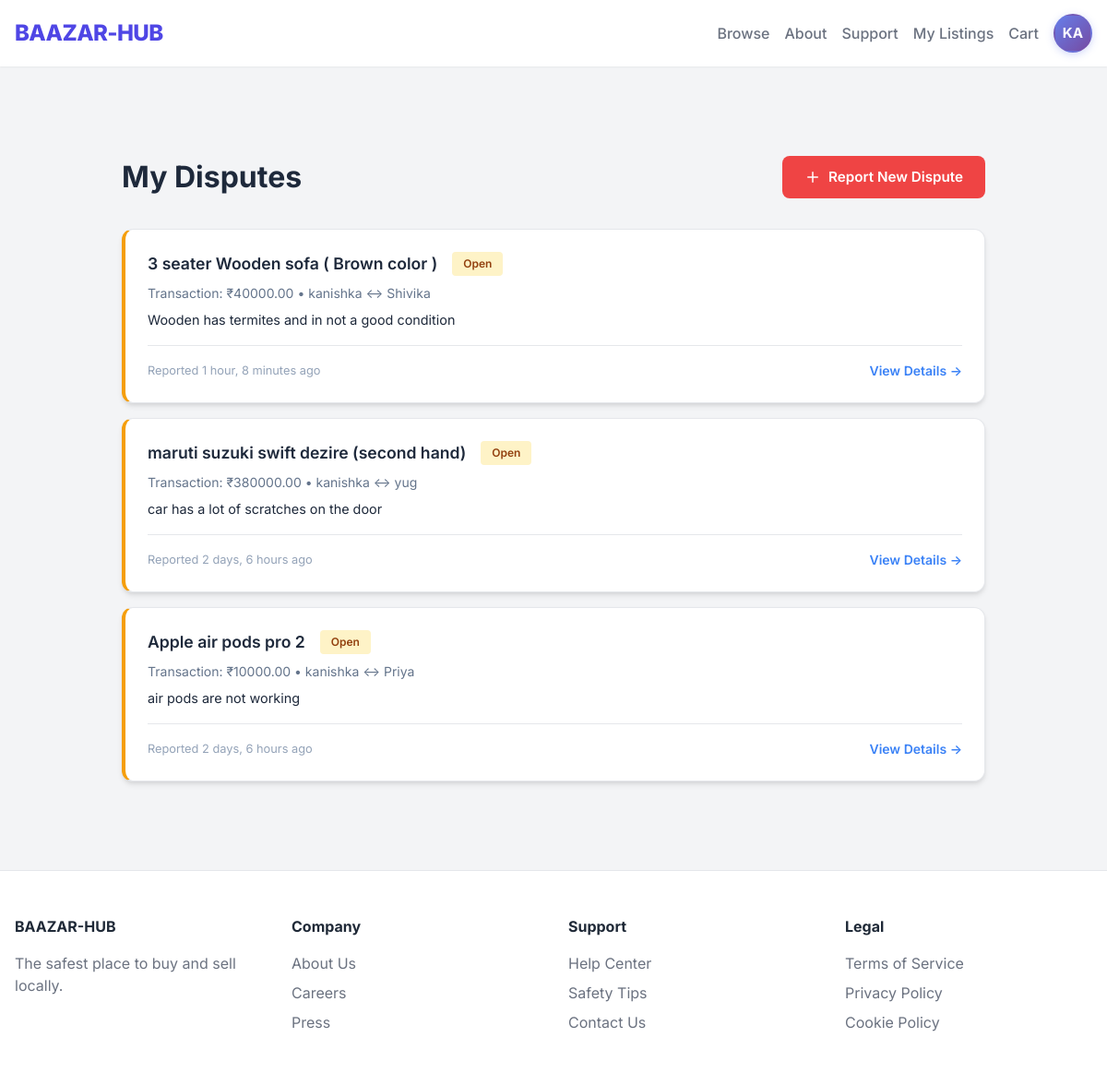
Screenshot of /disputes/my-disputes/ (signed in) with the database file from the repository.
### disputes/models.py (models this page shows, shortened)
class Dispute(models.Model):
    STATUS_CHOICES = [
        ('open', 'Open'),
        ('resolved', 'Resolved'),
        ('closed', 'Closed'),
    ]
    reporter = models.ForeignKey(User, on_delete=models.CASCADE, related_name='disputes_reported')
    transaction = models.ForeignKey(Offer, on_delete=models.CASCADE, related_name='disputes')
    reason = models.TextField()
    status = models.CharField(max_length=20, choices=STATUS_CHOICES, default='open')
    created_at = models.DateTimeField(auto_now_add=True)

### offers/models.py (models this page shows, shortened)
class Offer(models.Model):
    STATUS_CHOICES = [
        ('pending', 'Pending'),
        ('accepted', 'Accepted'),
        ('rejected', 'Rejected'),
    ]
    buyer = models.ForeignKey(User, on_delete=models.CASCADE, related_name='offers_made')
    listing = models.ForeignKey(Listing, on_delete=models.CASCADE, related_name='offers')
    amount = models.DecimalField(max_digits=10, decimal_places=2)
    status = models.CharField(max_length=20, choices=STATUS_CHOICES, default='pending')
    created_at = models.DateTimeField(auto_now_add=True)
    updated_at = models.DateTimeField(auto_now=True)

### listings/models.py (models this page shows, shortened)
class Listing(models.Model):
    STATUS_CHOICES = [
        ('pending', 'Pending'),
        ('approved', 'Approved'),
        ('rejected', 'Rejected'),
    ]
    title = models.CharField(max_length=255)
    description = models.TextField()
    price = models.DecimalField(max_digits=10, decimal_places=2)
    category = models.ForeignKey(Category, on_delete=models.SET_NULL, null=True, related_name='listings')
    seller = models.ForeignKey(User, on_delete=models.CASCADE, related_name='listings')
    status = models.CharField(max_length=20, choices=STATUS_CHOICES, default='pending')
    created_at = models.DateTimeField(auto_now_add=True)
    updated_at = models.DateTimeField(auto_now=True)
    flags = models.IntegerField(default=0)

### disputes/views.py (the view)
# urls.py: path('my-disputes/', my_disputes, name='my_disputes'),
@login_required
def my_disputes(request):
    disputes = Dispute.objects.filter(reporter=request.user).select_related('transaction', 'transaction__listing', 'transaction__buyer', 'transaction__listing__seller').order_by('-created_at')
    return render(request, 'disputes/my_disputes.html', {'disputes': disputes})

### templates/disputes/my_disputes.html (shortened to what this page needs)
{% extends 'base.html' %}
{% block content %}
<div style="max-width: 1000px; margin: 2rem auto; padding: 2rem;">
    <div style="display: flex; justify-content: space-between; align-items: center; margin-bottom: 2rem;">
        <h1 style="font-size: 2rem; font-weight: 700; color: #1e293b; margin: 0;">My Disputes</h1>
        <a href="{% url 'create_dispute' %}" class="btn btn-primary" style="background-color: #ef4444; color: white; padding: 0.75rem 1.5rem; border-radius: 0.5rem; font-weight: 600; text-decoration: none; display: inline-flex; align-items: center; gap: 0.5rem;">
            <svg xmlns="http://www.w3.org/2000/svg" width="18" height="18" viewBox="0 0 24 24" fill="none" stroke="currentColor" stroke-width="2" stroke-linecap="round" stroke-linejoin="round">
                <line x1="12" y1="5" x2="12" y2="19"></line>
                <line x1="5" y1="12" x2="19" y2="12"></line>
            </svg>
            Report New Dispute
        </a>
    </div>
    {% if disputes %}
    <div style="display: flex; flex-direction: column; gap: 1rem;">
        {% for dispute in disputes %}
        <div class="card" style="padding: 1.5rem; border-radius: 0.75rem; border-left: 4px solid {% if dispute.status == 'open' %}#f59e0b{% elif dispute.status == 'resolved' %}#10b981{% else %}#64748b{% endif %};">
            <div style="display: flex; justify-content: space-between; align-items: start; margin-bottom: 1rem;">
                <div style="flex: 1;">
                    <div style="display: flex; align-items: center; gap: 1rem; margin-bottom: 0.5rem;">
                        <h3 style="font-size: 1.1rem; font-weight: 600; color: #1e293b; margin: 0;">
                            <a href="{% url 'listing_detail' dispute.transaction.listing.pk %}" style="color: #1e293b; text-decoration: none;">{{ dispute.transaction.listing.title }}</a>
                        </h3>
                        <span style="padding: 0.25rem 0.75rem; border-radius: 0.25rem; font-weight: 600; font-size: 0.75rem;
                            {% if dispute.status == 'open' %}background-color: #fef3c7; color: #92400e;
                            {% elif dispute.status == 'resolved' %}background-color: #d1fae5; color: #065f46;
                            {% else %}background-color: #e5e7eb; color: #374151;{% endif %}">
                            {{ dispute.get_status_display }}
                        </span>
                    </div>
                    <p style="color: #64748b; font-size: 0.875rem; margin: 0 0 0.5rem 0;">
                        Transaction: ₹{{ dispute.transaction.amount }} • {{ dispute.transaction.buyer.username }} ↔ {{ dispute.transaction.listing.seller.username }}
                    </p>
                    <p style="color: #1e293b; margin: 0; font-size: 0.9rem; line-height: 1.5;">
                        {{ dispute.reason|truncatewords:30 }}
                    </p>
                </div>
            </div>
            <div style="display: flex; justify-content: space-between; align-items: center; padding-top: 1rem; border-top: 1px solid #e5e7eb;">
                <span style="color: #94a3b8; font-size: 0.8rem;">Reported {{ dispute.created_at|timesince }} ago</span>
                <a href="{% url 'dispute_detail' dispute.id %}" style="color: #3b82f6; font-weight: 600; text-decoration: none; font-size: 0.875rem;">
                    View Details →
                </a>
            </div>
        </div>
        {% endfor %}
    </div>
    {% endif %}
</div>
{% endblock %}

### templates/base.html (shortened to what this page needs)
<!DOCTYPE html>
<html lang="en">
<head>
    {% load static %}
    <link rel="stylesheet" href="{% static 'css/style.css' %}">
</head>
<body>
    <nav class="navbar">
        <div class="container navbar-content">
            <a href="/" class="logo">BAAZAR-HUB</a>
            <ul class="nav-links">
                <li><a href="/" class="nav-link">Browse</a></li>
                <li><a href="#" class="nav-link">About</a></li>
                <li><a href="#" class="nav-link">Support</a></li>
                {% if user.is_authenticated %}
                <li><a href="{% url 'my_listings' %}" class="nav-link">My Listings</a></li>
                <li><a href="{% url 'cart_view' %}" class="nav-link">Cart</a></li>
                <li class="profile-dropdown-container" style="position: relative; list-style: none;">
                    <div class="profile-icon"
                         style="width: 42px; height: 42px; border-radius: 50%; background: linear-gradient(135deg, #667eea 0%, #764ba2 100%); color: white; display: flex; align-items: center; justify-content: center; font-weight: 700; font-size: 0.95rem; cursor: pointer; transition: all 0.3s ease; border: 2px solid transparent; box-shadow: 0 2px 8px rgba(102, 126, 234, 0.3); position: relative;">
                        {{ user.username|slice:":2"|upper }}
                    </div>
                </li>
                {% else %}
                <li><a href="{% url 'login' %}" class="nav-link">Log In</a></li>
                <li><a href="{% url 'register' %}" class="btn btn-primary">Sign Up</a></li>
                {% endif %}
            </ul>
        </div>
    </nav>
    <main class="container" style="min-height: 80vh; padding-top: 2rem;">
        {% block content %}{% endblock %}
    </main>
    <footer class="footer">
        <div class="container footer-content">
            <div class="footer-col">
                <h4>BAAZAR-HUB</h4>
                <p style="color: var(--text-muted);">The safest place to buy and sell locally.</p>
            </div>
            <div class="footer-col">
                <h4>Company</h4>
                <ul>
                    <li><a href="#">About Us</a></li>
                    <li><a href="#">Careers</a></li>
                    <li><a href="#">Press</a></li>
                </ul>
            </div>
            <div class="footer-col">
                <h4>Support</h4>
                <ul>
                    <li><a href="#">Help Center</a></li>
                    <li><a href="#">Safety Tips</a></li>
                    <li><a href="#">Contact Us</a></li>
                </ul>
            </div>
            <div class="footer-col">
                <h4>Legal</h4>
                <ul>
                    <li><a href="#">Terms of Service</a></li>
                    <li><a href="#">Privacy Policy</a></li>
                    <li><a href="#">Cookie Policy</a></li>
                </ul>
            </div>
        </div>
    </footer>
</body>
</html>

### static/css/style.css (style rules this page uses)
:root { --primary-color: #4f46e5; --primary-hover: #4338ca; --secondary-color: #10b981; --accent-color: #f59e0b; --danger-color: #ef4444; --dark-bg: #111827; --light-bg: #f3f4f6; --card-bg: #ffffff; --text-main: #1f2937; --text-muted: #6b7280; --border-color: #e5e7eb; --glass-bg: rgba(255, 255, 255, 0.8); --glass-border: rgba(255, 255, 255, 0.3); --shadow-sm: 0 1px 2px 0 rgba(0, 0, 0, 0.05); --shadow-md: 0 4px 6px -1px rgba(0, 0, 0, 0.1), 0 2px 4px -1px rgba(0, 0, 0, 0.06); --shadow-lg: 0 10px 15px -3px rgba(0, 0, 0, 0.1), 0 4px 6px -2px rgba(0, 0, 0, 0.05); --font-family: 'Inter', system-ui, -apple-system, sans-serif; }
* { box-sizing: border-box; margin: 0; padding: 0; }
body { font-family: var(--font-family); background-color: var(--light-bg); color: var(--text-main); line-height: 1.5; }
a { text-decoration: none; color: inherit; }
ul { list-style: none; }
.container { max-width: 1200px; margin: 0 auto; padding: 0 1rem; }
.btn { display: inline-block; padding: 0.75rem 1.5rem; border-radius: 0.5rem; font-weight: 600; cursor: pointer; transition: all 0.2s ease; border: none; font-size: 0.95rem; }
.btn-primary { background-color: var(--primary-color); color: white; }
.card { background-color: var(--card-bg); border-radius: 1rem; box-shadow: var(--shadow-md); padding: 1.5rem; border: 1px solid var(--border-color); }
.navbar { background-color: var(--card-bg); box-shadow: var(--shadow-sm); position: sticky; top: 0; z-index: 100; }
.navbar-content { display: flex; justify-content: space-between; align-items: center; height: 4.5rem; }
.logo { font-size: 1.5rem; font-weight: 800; color: var(--primary-color); letter-spacing: -0.025em; }
.nav-links { display: flex; gap: 2rem; align-items: center; }
.nav-link { color: var(--text-muted); font-weight: 500; transition: color 0.2s; }
.footer { background-color: var(--card-bg); border-top: 1px solid var(--border-color); padding: 3rem 0; margin-top: 4rem; }
.footer-content { display: grid; grid-template-columns: repeat(auto-fit, minmax(200px, 1fr)); gap: 2rem; }
.footer-col h4 { margin-bottom: 1rem; color: var(--text-main); }
.footer-col ul li { margin-bottom: 0.5rem; }
.footer-col ul li a { color: var(--text-muted); }

### templates/base.html (style rules this page uses)
.profile-dropdown-container { position: relative !important; }
.nav-links { display: flex; align-items: center; gap: 1rem; }
.nav-links li { display: flex; align-items: center; }

### rows the page displays
Dispute: transaction.listing "3 seater Wooden sofa ( Brown color )", status "Open", transaction.amount "40000.00", transaction.buyer.username "kanishka", transaction.listing.seller.username "Shivika", reason "Wooden has termites and in not a good condition", created_at "1 hour, 8 minutes"
Dispute: transaction.listing "maruti suzuki swift dezire (second hand)", status "Open", transaction.amount "380000.00", transaction.buyer.username "kanishka", transaction.listing.seller.username "yug", reason "car has a lot of scratches on the door", created_at "2 days, 6 hours"
Dispute: transaction.listing "Apple air pods pro 2", status "Open", transaction.amount "10000.00", transaction.buyer.username "kanishka", transaction.listing.seller.username "Priya", reason "air pods are not working", created_at "2 days, 6 hours"

### other values shown
{{ user.username|slice:":2"|upper }} "KA"
